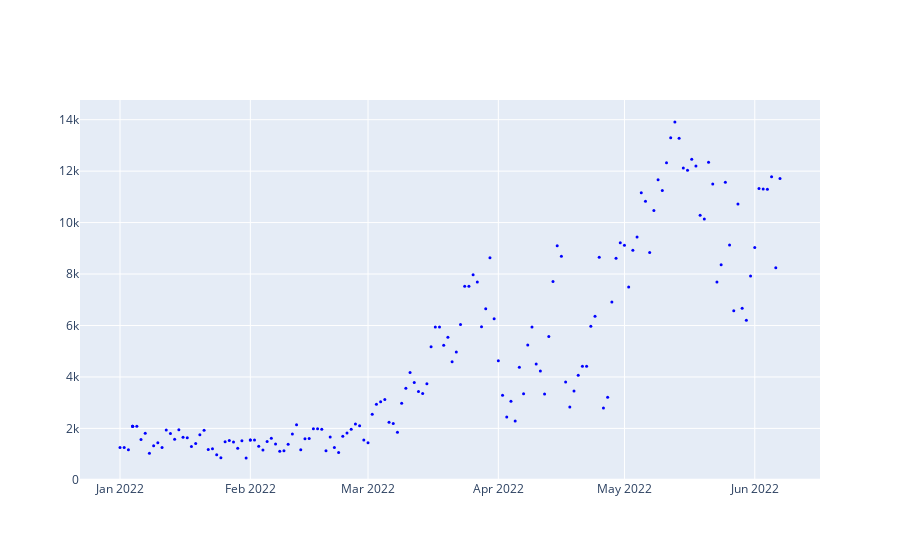

The notebook cell this image was saved under:
### Code cell
import plotly.graph_objects as go
fig = go.Figure()
fig.add_trace(go.Scatter(x=df["data_przejazdu"],
                         y=df["ilosc_przejazdow"],
                         mode='markers',
                         marker=dict(size=3, color="blue")))
fig.show()

### Figure 1 — Plotly figure (JSON) as saved in the notebook; plotly's stock layout.template omitted (floating-point values rounded to 4 significant figures; data arrays with more than 128 entries replaced by an {"elided": "..."} marker saying what was removed)
{"data": [{"marker": {"color": "blue", "size": 3}, "mode": "markers", "x": {"elided": "161 str values"}, "y": {"elided": "161 int values"}, "type": "scatter"}], "layout": {}}
